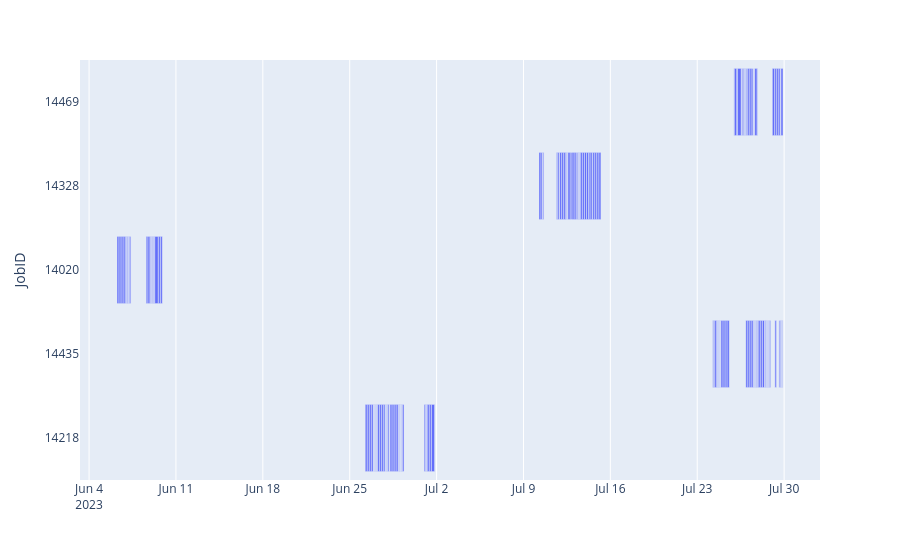

Source (notebook cell):
### Code cell
query=""" 
SELECT *
FROM scamp_report_3m



"""
df=run_query(query,conn)

mask=df["JobID"].isin(repeating_jobIDs)
df=df[mask]


df["JobID"]=df["JobID"].astype(str)

fig=px.timeline(
    df,
    x_start="StartTime",
    x_end="EndTime",
    y="JobID"

)
fig.show()

### Figure 1 — Plotly figure (JSON) as saved in the notebook; plotly's stock layout.template omitted (floating-point values rounded to 4 significant figures; data arrays with more than 128 entries replaced by an {"elided": "..."} marker saying what was removed)
{"data": [{"alignmentgroup": "True", "base": {"elided": "176 str values"}, "hovertemplate": "StartTime=%{base}<br>EndTime=%{x}<br>JobID=%{y}<extra></extra>", "legendgroup": "", "marker": {"color": "#636efa", "pattern": {"shape": ""}}, "name": "", "offsetgroup": "", "orientation": "h", "showlegend": false, "textposition": "auto", "type": "bar", "x": {"elided": "176 int values"}, "xaxis": "x", "y": {"elided": "176 str values"}, "yaxis": "y"}], "layout": {"barmode": "overlay", "legend": {"tracegroupgap": 0}, "margin": {"t": 60}, "xaxis": {"anchor": "y", "domain": [0, 1], "type": "date"}, "yaxis": {"anchor": "x", "domain": [0, 1], "title": {"text": "JobID"}}}}
